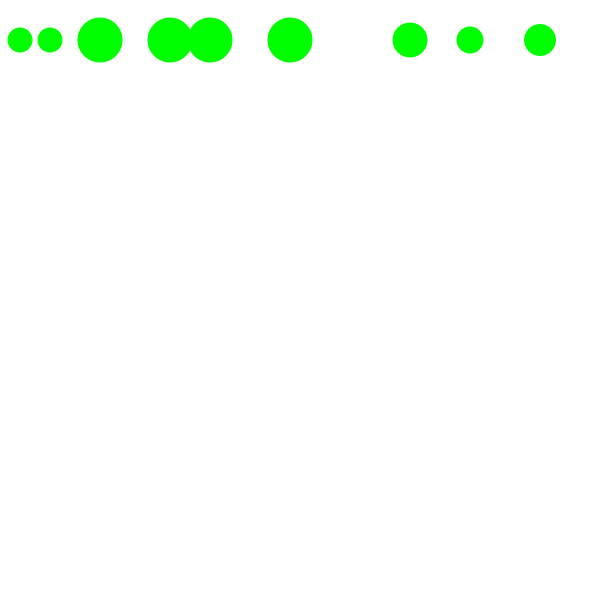
Frame 1 (no input)
Frame 60 (the mouse pressed at the canvas centre just before this capture): blank canvas, image omitted
Frame 120 (the mouse held since frame 60 and released just before this capture): blank canvas, image omitted

The Processing sketch that drew this single still picture (run headless with seeded random() and noise(); from frame 60 on, the mouse is pressed at the canvas centre):

// Processing sketch: processing_71371
// ── processing_71371.pde

int xDim;
int yDim;
int diam;

void setup(){
  size (600,600);
  xDim = 20;
  yDim = 30;
  diam = 25;
  frameRate (15);
}

void draw(){
  
  if (keyPressed == true){
     diam += 2;
     if (key == 't'){
     
       fill(255,255,255,60);  
     }
     
    
    if (key == 'w'){
      
       fill(random(0,255),random(0,255),random(0,255),60);
    }
}
  
  if (keyPressed == false){
    if(diam > 25){
      diam -= 2;
     }
     
     fill(255,255,255);
     if(diam == 25){
        diam = 25;
    }
}
   
   noStroke();
   rect(0,0,600,600);
   
   if (mousePressed == true){
    fill(0,0,random(0,255));
   } 
   
   else{
     fill(0,255,0);
   }

  yDim += 10;
  ellipse(xDim, yDim, diam, diam);
  ellipse(xDim + 30, yDim, diam, diam);
  ellipse(xDim + 80, yDim, diam + 20, diam + 20);
  ellipse(xDim + 150, yDim, diam + 20, diam + 20);
  ellipse(xDim + 190, yDim, diam + 20, diam + 20);
  ellipse(xDim + 270, yDim, diam + 20, diam + 20);
  ellipse(xDim + 390, yDim, diam + 10, diam + 10);
  ellipse(xDim + 450, yDim, diam + 2, diam + 2);
  ellipse(xDim + 520, yDim, diam + 7, diam + 7);
}
